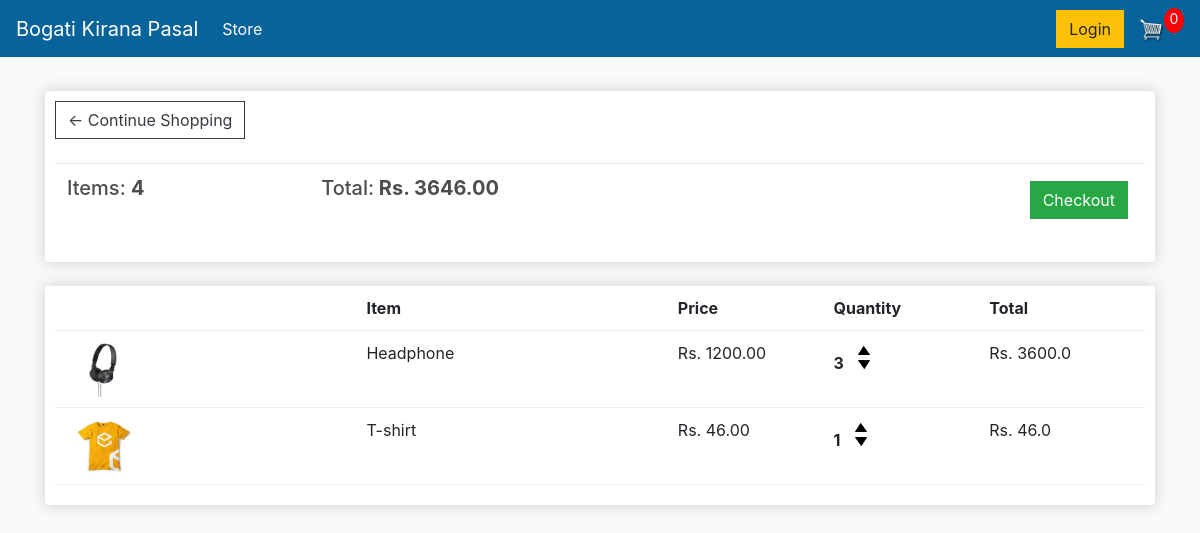
The app's page /cart/ (signed in) with its own data.
### store/models.py (models this page shows, shortened)
class Order(models.Model):
    customer = models.ForeignKey(Customer, on_delete=models.SET_NULL, null=True, blank=True)
    date_ordered = models.DateTimeField(auto_now_add=True)
    complete = models.BooleanField(default=False, null=True, blank=True)
    transaction_id = models.CharField(max_length=100, null=True)
    @property
    def get_cart_total(self):
        orderitems = self.orderitem_set.all()
        total = sum([item.get_total for item in orderitems])
        return total
    @property
    def get_cart_items(self):
        orderitems = self.orderitem_set.all()
        total = sum([item.quantity for item in orderitems])
        return total

class OrderItem(models.Model):
    product = models.ForeignKey(Product, on_delete=models.SET_NULL,null=True)
    order = models.ForeignKey(Order, on_delete=models.SET_NULL, null=True )
    quantity = models.IntegerField(default=0, null=True, blank=True)
    date_added = models.DateTimeField(auto_now_add=True)
    @property
    def get_total(self):
        total = self.product.price * self.quantity
        return total

class Product(models.Model):
    name = models.CharField(max_length=100)
    price = models.FloatField()
    digital = models.BooleanField(default=False, null=True, blank=False)
    image = models.ImageField(null=True, blank=True)

### store/views.py (the view)
# urls.py: path('cart/', views.cart, name="cart"),
def cart(request):
	if request.user.is_authenticated:
		customer = request.user.customer
		order, created = Order.objects.get_or_create(customer=customer, complete=False)
		items = order.orderitem_set.all()
	else:
		items = []
		order = {'get_cart_total':0, 'get_cart_items':0}
	context = {'items':items, 'order':order}
	return render(request, 'store/cart.html', context)

### store/templates/store/cart.html
{% extends 'store/main.html' %}
{% load static %}
{% block content %}
	<div class="row">
		<div class="col-lg-12">
			<div class="box-element">
				<a  class="btn btn-outline-dark" href="{% url 'store' %}">&#x2190; Continue Shopping</a>
				<br>
				<br>
				<table class="table">
					<tr>
						<th><h5>Items: <strong>{{order.get_cart_items}}</strong></h5></th>
						<th><h5>Total:<strong> Rs. {{order.get_cart_total|floatformat:2}}</strong></h5></th>
						<th>
							<a  style="float:right; margin:5px;" class="btn btn-success" href="{% url 'checkout' %}">Checkout</a>
						</th>
					</tr>
				</table>
			</div>
			<br>
			<div class="box-element">
				<div class="cart-row">
					<div style="flex:2"></div>
					<div style="flex:2"><strong>Item</strong></div>
					<div style="flex:1"><strong>Price</strong></div>
					<div style="flex:1"><strong>Quantity</strong></div>
					<div style="flex:1"><strong>Total</strong></div>
				</div>
				{% for item in items %}
				<div class="cart-row">
					<div style="flex:2"><img class="row-image" src="{{item.product.image.url}}"></div>
					<div style="flex:2"><p>{{item.product.name}}</p></div>
					<div style="flex:1"><p>Rs. {{item.product.price|floatformat:2}}</p></div>
					<div style="flex:1">
						<p class="quantity">{{item.quantity}}</p>
						<div class="quantity">
							<img class="chg-quantity" src="{% static  'images/arrow-up.png' %}">
							<img class="chg-quantity" src="{% static  'images/arrow-down.png' %}">
						</div>
					</div>
					<div style="flex:1"><p>Rs. {{item.get_total}}</p></div>
				</div>
				{% endfor %}
			</div>
		</div>
	</div>
{% endblock content %}

### static/css/main.css (style rules this page uses)
body { background-color: hsl(0, 0%, 98%); }
h1,h2,h3,h4,h5,h6 { color:hsl(0, 0%, 30%); }
.box-element { box-shadow:hsl(0, 0%, 80%) 0 0 16px; background-color: #fff; border-radius: 4px; padding: 10px; }
.col-lg-4, .col-lg-6, .col-lg-8, .col-lg-12 { margin-top: 10px; }
.btn { border-radius: 0; }
.row-image { width: 100px; }
.cart-row { display: flex; align-items: flex-stretch; padding-bottom: 10px; margin-bottom: 10px; border-bottom: 1px solid #ececec; }
.quantity { display: inline-block; font-weight: 700; padding-right:10px; }
.chg-quantity { width: 12px; cursor: pointer; display: block; margin-top: 5px; transition:.1s; }

### records on screen
Order: get_cart_items "4", get_cart_total "3646.00"
OrderItem: product.image (picture), product.name "Headphone", product.price "1200.00", quantity "3", get_total "3600.0"
OrderItem: product.image (picture), product.name "T-shirt", product.price "46.00", quantity "1", get_total "46.0"
